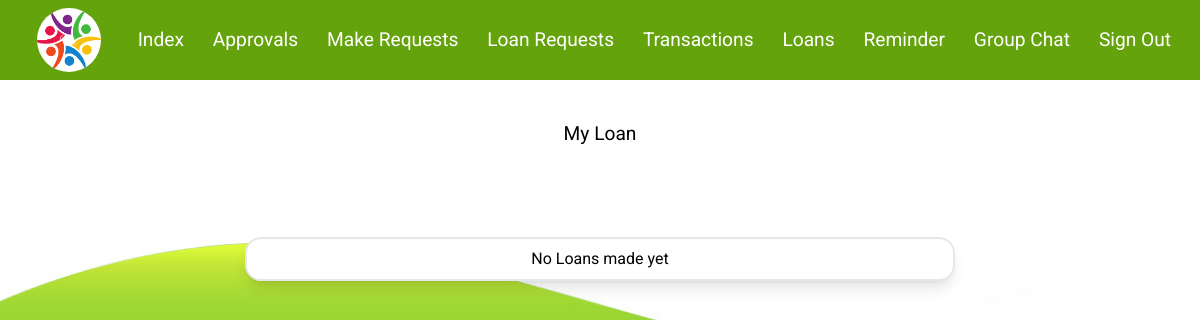
The page /loan/ (signed in) on the database as committed earlier.
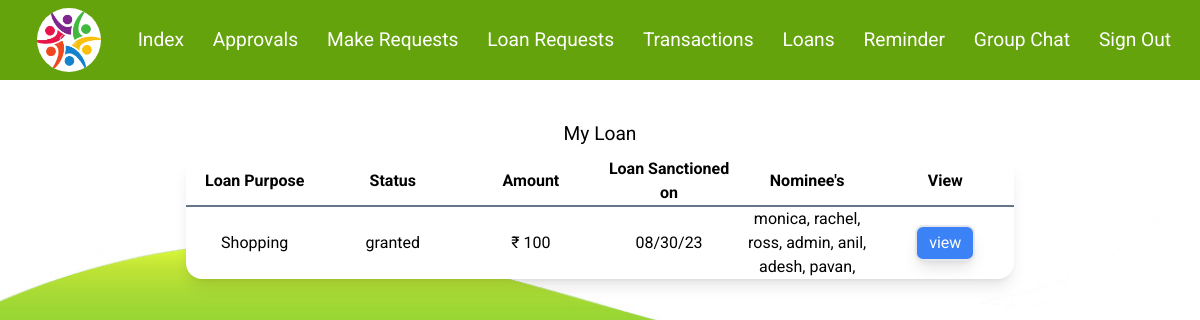
The same page on the database as committed later.
### dbsetup.py (models this page shows, shortened)
class Loan_request(Base):
    __tablename__ = 'loan_request'
    id = Column(Integer, primary_key=True, autoincrement=True)
    purpose = Column(Text)
    status = Column(String)
    user_id = Column(Integer , ForeignKey('users.id'))
    users = relationship(Users)
    amount = Column(Integer)
    sanctioned_on = Column(DateTime)

class Users(Base):
    __tablename__ = 'users'
    id = Column(Integer, primary_key = True, autoincrement=True)
    username = Column(Text)
    password = Column(Text)
    address = Column(Text)
    phone = Column(Integer , unique=True)
    role = Column(String)
    salt = Column(LargeBinary)
    verified = Column(Boolean)

### app.py (the view, shortened to what this page needs)
@app.route('/loan/', methods=['GET', 'POST'])
def loan():
    if 'user' in session:
        if session['role'] == 'admin':
            users=dbsession.query(Users).all()
            loan_req=dbsession.query(Loan_request).order_by(Loan_request.status).all()
            return render_template( 'adminLoan.html', loans = loan_req ,users=users)
        else:
            loan_req = dbsession.query(Loan_request).filter(Loan_request.user_id == session['id']).all()
            all_users = dbsession.query(Users.id,Users.username).filter(Users.id != session['id'])
            nomines = dbsession.query(Loan).join(Loan_request).filter(Loan_request.user_id == session['id']).all()
            return render_template( 'userLoan.html', loans = loan_req ,all_users = all_users, nomines = nomines )
    return redirect(url_for('about'))

### templates/userLoan.html (shortened to what this page needs)
{% extends "layout.html" %}
{% block content %}
<div class="flex justify-center pt-10 text-[1.2rem] font-Medium">My Loan</div>
<div class="flex justify-center p-2">
    {% if loans[0] %}
    <table class="max-md:w-full table-fixed w-[70%] bg-white rounded-2xl shadow-lg">
    <tr class="max-md:text-sm border-b-2 border-slate-500"><th class="p-2">Loan Purpose</th><th>Status</th><th>Amount</th><th class="max-md:hidden">Loan Sanctioned on</th><th>Nominee's</th><th>View</th></tr>
{% for loan in loans %}
<tr class="max-md:text-sm detail p-5 text-center">
    <td data-value = {{loan.purpose}} class="truncate w-10 p-5">{{loan.purpose}}</td>
    <td data-value = {{loan.status}} >{{loan.status}}</td>
    <td data-value = {{loan.amount}}>₹ {{loan.amount}}</td>
    <td class="max-md:hidden" data-value = {{loan.sanctioned_on}}>{{loan.sanctioned_on.strftime('%x') if loan.sanctioned_on else loan.sanctioned_on }}</td>
    <td>
        {% for nominee in nomines %}
            {% for user in all_users %}
                {% if user.id == nominee.nominee_id and nominee.request_id == loan.id %}
                    {{user.username}},
                {% endif %}
            {% endfor %}
        {% endfor %}
    </td>
    <td>
        <button data-value = {{loan.id}} class = "btn hover:brightness-90 text-white bg-blue-500 p-1 px-3 border-2 shadow-lg rounded-lg">view</button>
    </td>
</tr>
{% endfor %}
</table>
{% else %}
    <div class="w-3/5 rounded-2xl p-2 border-2 shadow-lg bg-white text-center mt-20 "> No Loans made yet </div>
{% endif %}
</div>
{% endblock %}

Rows that differ between the two databases and show on the page:
added Loan_request: purpose "Shopping", status "granted", amount "100", sanctioned_on "08/30/23", {{ loan.id }} 1 (drawn)
now on this page (row unchanged): Users: username "monica"
now on this page (row unchanged): Users: username "rachel"
now on this page (row unchanged): Users: username "ross"
now on this page (row unchanged): Users: username "admin"
added Users: username "anil"
added Users: username "adesh"
added Users: username "pavan"
Other text that changed with them:
text no longer shown: "No Loans made yet"
text now shown: "Loan Purpose Status Amount Loan Sanctioned on Nominee's View"
